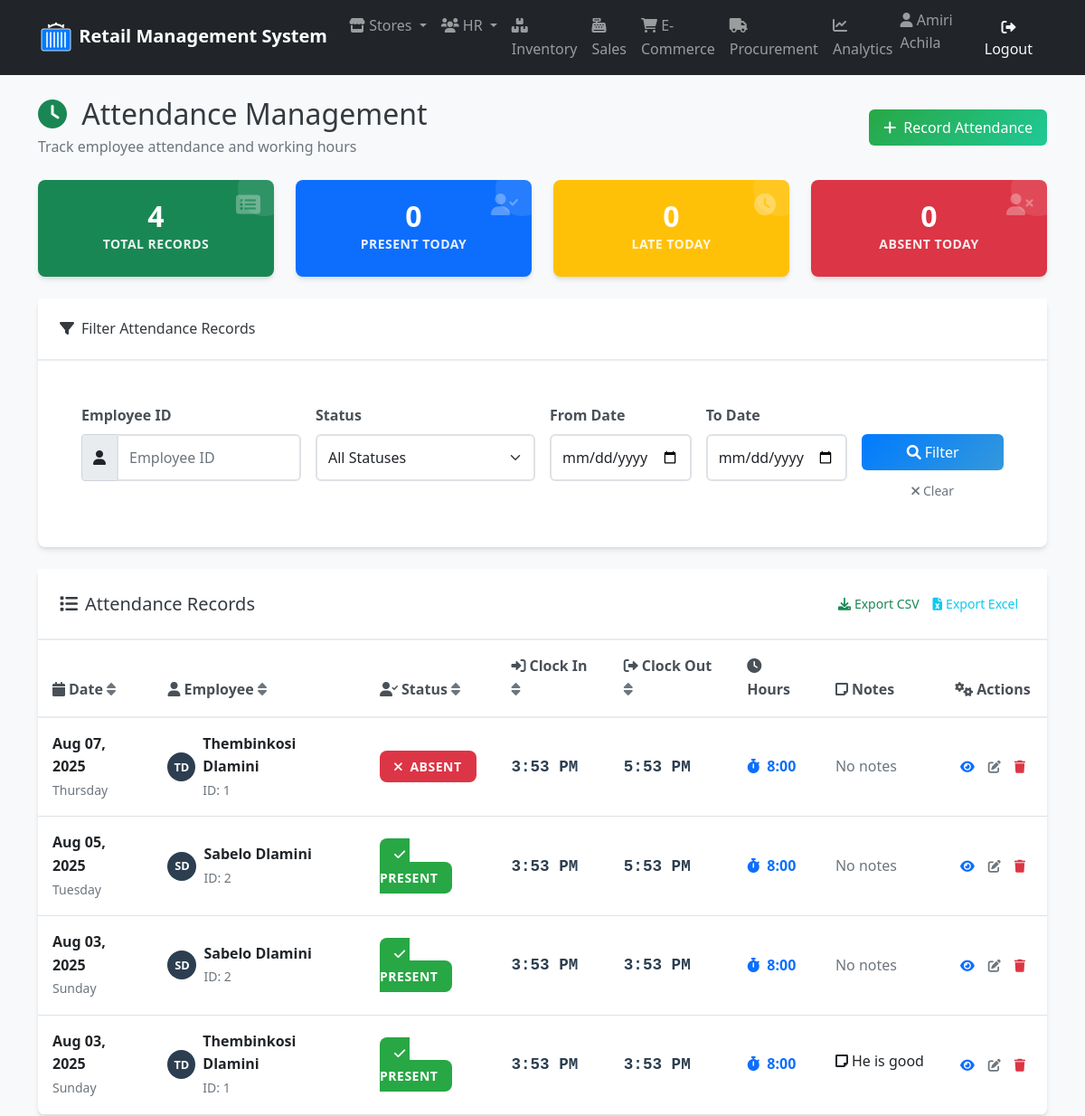
The page /hr/attendance/ (signed in, upper part) on the database as committed earlier.
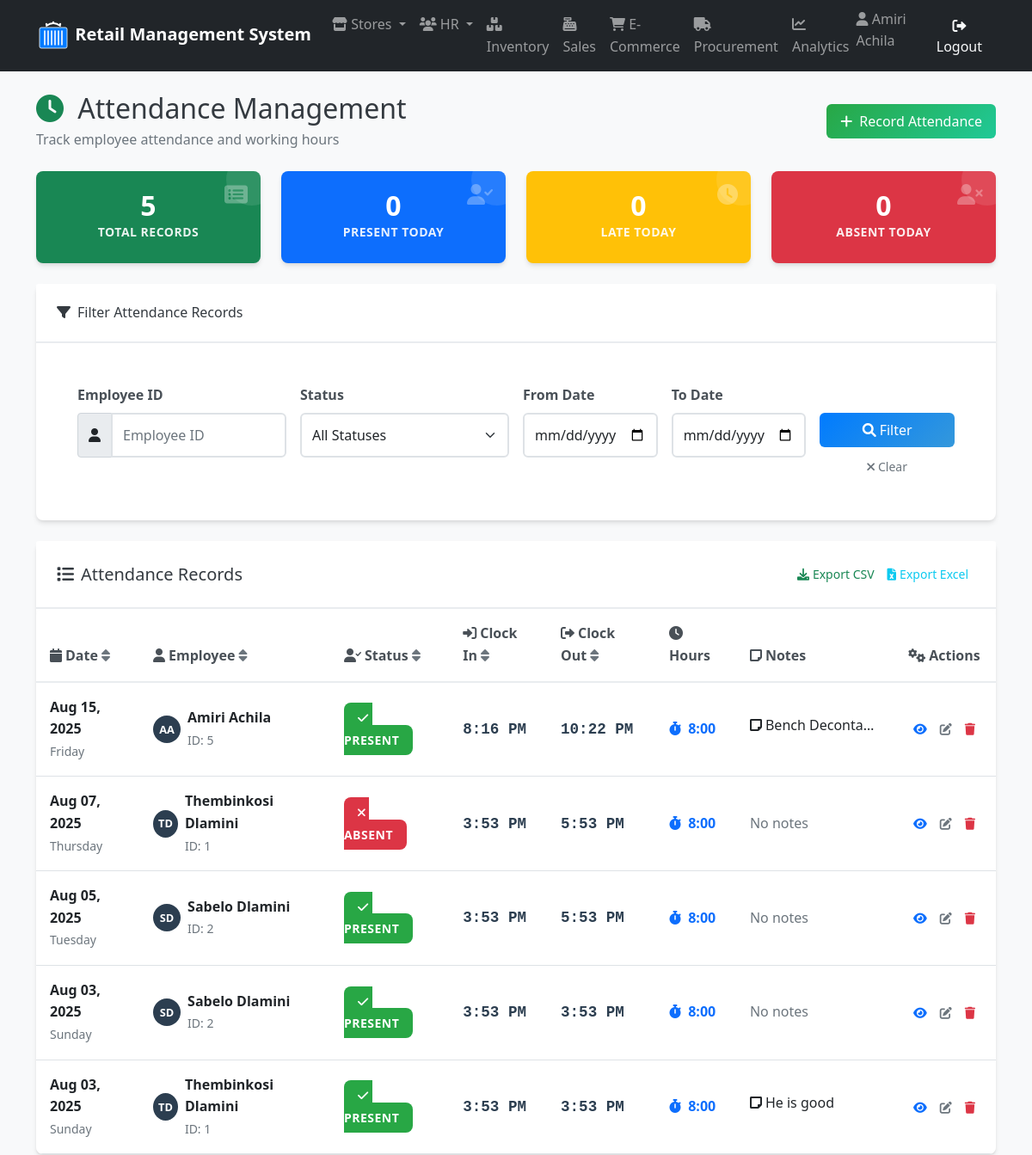
The same page on the database as committed later.
### human_resources/models.py (models this page shows, shortened)
class Attendance(models.Model):
    STATUS_CHOICES = [
        ('present', 'Present'),
        ('absent', 'Absent'),
        ('late', 'Late'),
        ('on_leave', 'On Leave'),
    ]
    employee = models.ForeignKey(
        Employee,
        on_delete=models.CASCADE,
        related_name='attendances'
    )
    date = models.DateField(default=timezone.now)
    clock_in = models.TimeField(null=True, blank=True)
    clock_out = models.TimeField(null=True, blank=True)
    status = models.CharField(
        max_length=20,
        choices=STATUS_CHOICES,
        default='present'
    )
    notes = models.TextField(max_length=200, blank=True, null=True)
    created_at = models.DateTimeField(auto_now_add=True)
    updated_at = models.DateTimeField(auto_now=True)
    class Meta:
        constraints = [
            models.UniqueConstraint(
                fields=['employee', 'date'],
                name='unique_employee_date'
            )
        ]
        ordering = ['-date', 'employee']
        verbose_name_plural = 'Attendance Records'

class Employee(AbstractUser):
    employee_id = models.AutoField(primary_key=True)
    first_name = models.CharField(_("first name"), max_length=50, blank=False)
    last_name = models.CharField(_("last name"), max_length=50, blank=False)
    email = models.EmailField(_("email address"), unique=True)  # Uncommented and made unique
    phone = models.CharField(_("phone number"), max_length=20, blank=True, null=True)
    hire_date = models.DateField(_("hire date"), blank=True, null=True)
    position = models.CharField(_("position"), max_length=50, blank=True)
    salary = models.DecimalField(
        _("salary"),
        max_digits=10,
        decimal_places=2,
        blank=True,
        null=True
    )
    department = models.ForeignKey(
        'store_management.Department',
        on_delete=models.SET_NULL,
        null=True,
        blank=True,
        related_name='employees',
        verbose_name=_("department")
    )
    username = models.CharField(
        max_length=150,
        unique=True,
        verbose_name='username'
    )
    store = models.ForeignKey(
        'store_management.Store',
        on_delete=models.SET_NULL,
        null=True,       # Add this
        blank=True,      # Add this
        verbose_name='Assigned Store'
    )
    manager = models.ForeignKey(
        'self',
        on_delete=models.SET_NULL,
        null=True,
        blank=True,
        related_name='subordinates',
        verbose_name=_("manager")
    )
    created_at = models.DateTimeField(auto_now_add=True)
    updated_at = models.DateTimeField(auto_now=True)
    class Meta:
        db_table = 'human_resources_employee'
        verbose_name = _("employee")
        verbose_name_plural = _("employees")
        ordering = ['last_name', 'first_name']
        permissions = [
            ("view_store_dashboard", "Can view store management dashboard"),
            ("manage_store_settings", "Can modify store configuration and settings"),
            ("manage_departments", "Can create/edit/delete store departments"),
            ("access_inventory", "Can access inventory management system"),
            ("view_inventory", "Can view inventory items and stock levels"),
            ("edit_inventory", "Can modify inventory items and quantities"),
            ("manage_inventory_categories", "Can organize inventory categories"),
            ("perform_inventory_audit", "Can conduct physical inventory counts"),
            ("process_sales", "Can process in-store sales transactions"),
            ("void_sales", "Can void/completely cancel sales transactions"),
            ("manage_sales_promotions", "Can configure sales promotions/discounts"),
            ("view_sales_reports", "Can access sales performance reports"),
            ("create_purchase_orders", "Can generate new procurement orders"),
            ("approve_purchase_orders", "Can authorize procurement requests"),
            ("manage_suppliers", "Can maintain supplier/vendor records"),
            ("receive_stock", "Can process received shipments"),
            ("view_employee_directory", "Can access employee contact information"),
            ("manage_employee_records", "Can maintain HR records (excluding sensitive data)"),
            ("access_hr_reports", "Can view HR analytics and reports"),
            ("manage_recruitment", "Can handle hiring processes"),
            ("manage_online_listings", "Can maintain e-commerce product listings"),
            ("process_online_orders", "Can fulfill e-commerce purchases"),
            ("handle_customer_portals", "Can manage customer account portals"),
            ("view_web_analytics", "Can access e-commerce traffic/revenue reports"),
            ("generate_financial_reports", "Can create financial statements"),
            ("export_data_reports", "Can export datasets for external analysis"),
            ("access_executive_dashboards", "Can view strategic business dashboards"),
            ("schedule_automated_reports", "Can configure report automation"),
            ("override_inventory_checks", "Can bypass inventory validation rules"),
            ("access_audit_logs", "Can view system audit trails"),
            ("manage_api_integrations", "Can configure system integrations")
        ]

### human_resources/views.py (the view)
# urls.py: path('attendance/', views.AttendanceListView.as_view(), name='attendance_list'),
class AttendanceListView(LoginRequiredMixin, ListView):
    model = Attendance
    template_name = 'human_resources/attendance_list.html'
    context_object_name = 'attendances'
    paginate_by = 20
    def get_queryset(self):
        queryset = super().get_queryset()
        employee_id = self.request.GET.get('employee')
        if employee_id:
            queryset = queryset.filter(employee_id=employee_id)
        return queryset.order_by('-date')

### human_resources/templates/human_resources/attendance_list.html (shortened to what the changed rows need)
{% extends 'base.html' %}
{% load attendance_filters %}
{% load static %}
{% block extra_css %}
<link rel="stylesheet" href="{% static 'human_resources/css/hr.css' %}">
{% endblock %}
{% block content %}
<div class="container mt-4">
    <div class="d-flex justify-content-between align-items-center mb-4">
        <div>
            <h1 class="h2 mb-1">
                <i class="fas fa-clock text-success me-2"></i>
                Attendance Management
            </h1>
        </div>
    </div>
    {% if attendances %}
    <div class="row mb-4">
        <div class="col-md-3">
            <div class="card bg-success text-white stat-card">
                <div class="card-body text-center">
                    <i class="fas fa-list-alt position-absolute" style="top: 15px; right: 15px; opacity: 0.3; font-size: 1.5rem;"></i>
                    <span class="stat-number">{{ attendances|length }}</span>
                    <span class="stat-label">Total Records</span>
                </div>
            </div>
        </div>
        <div class="col-md-3">
            <div class="card bg-primary text-white stat-card">
                <div class="card-body text-center">
                    <i class="fas fa-user-check position-absolute" style="top: 15px; right: 15px; opacity: 0.3; font-size: 1.5rem;"></i>
                    <span class="stat-number" id="present-today-count">0</span>
                    <span class="stat-label">Present Today</span>
                </div>
            </div>
        </div>
        <div class="col-md-3">
            <div class="card bg-warning text-white stat-card">
                <div class="card-body text-center">
                    <i class="fas fa-clock position-absolute" style="top: 15px; right: 15px; opacity: 0.3; font-size: 1.5rem;"></i>
                    <span class="stat-number" id="late-today-count">0</span>
                    <span class="stat-label">Late Today</span>
                </div>
            </div>
        </div>
        <div class="col-md-3">
            <div class="card bg-danger text-white stat-card">
                <div class="card-body text-center">
                    <i class="fas fa-user-times position-absolute" style="top: 15px; right: 15px; opacity: 0.3; font-size: 1.5rem;"></i>
                    <span class="stat-number" id="absent-today-count">0</span>
                    <span class="stat-label">Absent Today</span>
                </div>
            </div>
        </div>
    </div>
    {% endif %}
    <div class="card">
        <div class="card-body p-0">
            <div class="table-responsive">
                <table class="table table-hover mb-0" data-searchable data-sortable>
                    <thead class="table-light">
                        <tr>
                            <th data-sortable="date">
                                <i class="fas fa-calendar me-1"></i>Date
                            </th>
                            <th data-sortable="employee">
                                <i class="fas fa-user me-1"></i>Employee
                            </th>
                            <th data-sortable="status">
                                <i class="fas fa-user-check me-1"></i>Status
                            </th>
                            <th data-sortable="clock_in">
                                <i class="fas fa-sign-in-alt me-1"></i>Clock In
                            </th>
                            <th data-sortable="clock_out">
                                <i class="fas fa-sign-out-alt me-1"></i>Clock Out
                            </th>
                            <th>
                                <i class="fas fa-clock me-1"></i>Hours
                            </th>
                            <th>
                                <i class="fas fa-sticky-note me-1"></i>Notes
                            </th>
                            <th class="text-center">
                                <i class="fas fa-cogs me-1"></i>Actions
                            </th>
                        </tr>
                    </thead>
                    <tbody>
                        {% for attendance in attendances %}
                        <tr>
                            <td data-sort="{{ attendance.date }}">
                                <strong>{{ attendance.date|date:"M d, Y" }}</strong>
                                <br>
                                <small class="text-muted">{{ attendance.date|date:"l" }}</small>
                            </td>
                            <td data-sort="{{ attendance.employee.get_full_name }}">
                                <div class="d-flex align-items-center">
                                    <div class="employee-avatar me-2" style="width: 32px; height: 32px; font-size: 0.8rem;">
                                        {{ attendance.employee.first_name.0 }}{{ attendance.employee.last_name.0 }}
                                    </div>
                                    <div>
                                        <div class="fw-bold">{{ attendance.employee.get_full_name }}</div>
                                        <small class="text-muted">ID: {{ attendance.employee.employee_id }}</small>
                                    </div>
                                </div>
                            </td>
                            <td data-sort="{{ attendance.status }}">
                                <span class="status-badge {{ attendance.status }}">
                                    {% if attendance.status == 'present' %}
                                        <i class="fas fa-check me-1"></i>
                                    {% elif attendance.status == 'absent' %}
                                        <i class="fas fa-times me-1"></i>
                                    {% elif attendance.status == 'late' %}
                                        <i class="fas fa-clock me-1"></i>
                                    {% elif attendance.status == 'on_leave' %}
                                        <i class="fas fa-umbrella-beach me-1"></i>
                                    {% endif %}
                                    {{ attendance.get_status_display }}
                                </span>
                            </td>
                            <td data-sort="{{ attendance.clock_in|default:'00:00' }}">
                                {% if attendance.clock_in %}
                                    <span class="time-display">{{ attendance.clock_in|time:"g:i A" }}</span>
                                {% else %}
                                    <span class="text-muted">--:--</span>
                                {% endif %}
                            </td>
                            <td data-sort="{{ attendance.clock_out|default:'00:00' }}">
                                {% if attendance.clock_out %}
                                    <span class="time-display">{{ attendance.clock_out|time:"g:i A" }}</span>
                                {% else %}
                                    <span class="text-muted">--:--</span>
                                {% endif %}
                            </td>
                            <td>
                                {% if attendance.clock_in and attendance.clock_out %}
                                    {% with clock_in=attendance.clock_in clock_out=attendance.clock_out %}
                                        <span class="fw-bold text-primary">
                                            {% if clock_out > clock_in %}
                                                <i class="fas fa-stopwatch me-1"></i>
                                                <span class="hours-worked">8:00</span>
                                            {% else %}
                                                <span class="text-muted">Invalid</span>
                                            {% endif %}
                                        </span>
                                    {% endwith %}
                                {% else %}
                                    <span class="text-muted">--:--</span>
                                {% endif %}
                            </td>
                            <td>
                                {% if attendance.notes %}
                                    <span class="text-truncate d-inline-block" style="max-width: 150px;"
                                          title="{{ attendance.notes }}">
                                        <i class="fas fa-sticky-note me-1"></i>{{ attendance.notes }}
                                    </span>
                                {% else %}
                                    <span class="text-muted">No notes</span>
                                {% endif %}
                            </td>
                            <td class="text-center">
                                <div class="btn-group" role="group">
                                    <a href="{% url 'hr:attendance_detail' attendance.id %}"
                                       class="btn btn-sm btn-outline-primary"
                                       data-bs-toggle="tooltip" title="View Details">
                                        <i class="fas fa-eye"></i>
                                    </a>
                                    <a href="{% url 'hr:attendance_update' attendance.pk %}"
                                       class="btn btn-sm btn-outline-secondary"
                                       data-bs-toggle="tooltip" title="Edit Record">
                                        <i class="fas fa-edit"></i>
                                    </a>
                                    <a href="{% url 'hr:attendance_delete' attendance.pk %}"
                                       class="btn btn-sm btn-outline-danger btn-delete"
                                       data-bs-toggle="tooltip" title="Delete Record"
                                       data-item-name="attendance record for {{ attendance.employee.get_full_name }}">
                                        <i class="fas fa-trash"></i>
                                    </a>
                                </div>
                            </td>
                        </tr>
                        {% endfor %}
                    </tbody>
                </table>
            </div>
        </div>
    </div>
</div>
{% endblock %}

Rows that differ between the two databases and show on the page:
added Attendance: date "Aug 15, 2025", date "Friday", employee.first_name.0 "A", employee.last_name.0 "A", employee.get_full_name "Amiri Achila", employee.employee_id "5", status "PRESENT", clock_in "8:16 PM", clock_out "10:22 PM", shows "8:00", notes "Bench Deconta…"
Other text that changed with them:
{{ attendances|length }}: "4" → "5"
